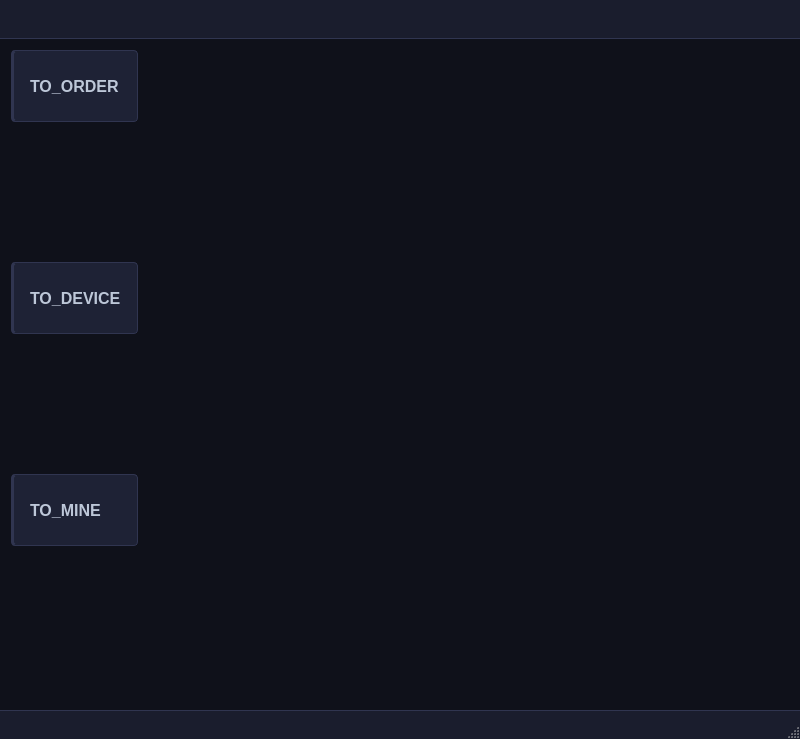
<?xml version="1.0" encoding="UTF-8"?>
<ui version="4.0">
 <class>MainWindow</class>
 <widget class="QMainWindow" name="MainWindow">
  <property name="geometry">
   <rect>
    <x>0</x>
    <y>0</y>
    <width>800</width>
    <height>739</height>
   </rect>
  </property>
  <property name="minimumSize">
   <size>
    <width>44</width>
    <height>0</height>
   </size>
  </property>
  <property name="windowTitle">
   <string>MainWindow</string>
  </property>
  <property name="styleSheet">
   <string notr="true">/* 全局样式 - 现代科技字体 */
* {
    font-family: &quot;Bahnschrift&quot;, &quot;Segoe UI&quot;, &quot;Arial&quot;, sans-serif;
    outline: none;
}

/* 主窗口 - 暗色科技背景 */
QMainWindow {
    background-color: #0f111a;
    color: #e0e0e0;
    border: none;
}

/* 中央窗口 - 高级渐变背景 */
QWidget#centralwidget {
    background: qlineargradient(x1:0, y1:0, x2:1, y2:1,
                               stop:0 #0f111a, 
                               stop:0.4 #141824, 
                               stop:1 #0f111a);
}

/* 菜单栏 - 现代工业头部 */
QMenuBar {
    background-color: #1a1d2d;
    border-bottom: 1px solid #303550;
    padding: 3px;
    min-height: 32px;
}

QMenuBar::item {
    background: transparent;
    color: #bdc7d8;
    padding: 6px 15px;
    margin: 1px 4px;
    border-radius: 3px;
}

QMenuBar::item:selected {
    background-color: rgba(71, 117, 229, 0.2);
    color: #4775e5;
}

/* 菜单 - 现代下拉面板 */
QMenu {
    background-color: #1a1d2d;
    border: 1px solid #303550;
    border-radius: 4px;
    padding: 5px 0;
}

QMenu::item {
    padding: 6px 32px 6px 20px;
    color: #bdc7d8;
}

QMenu::item:selected {
    background-color: rgba(71, 117, 229, 0.2);
    color: #4775e5;
}

QMenu::separator {
    height: 1px;
    background-color: #303550;
    margin: 4px 12px;
}

/* 状态栏 - 工业信息条 */
QStatusBar {
    background-color: #1a1d2d;
    color: #bdc7d8;
    border-top: 1px solid #303550;
    min-height: 28px;
}

/* 按钮 - 工业控制按钮 */
QPushButton {
    background-color: #1e2235;
    color: #bdc7d8;
    border: 1px solid #303550;
    border-radius: 4px;
    padding: 10px 16px;
    font-size: 12pt;
    font-weight: 500;
    text-align: left;
    min-height: 50px;
    
    /* 左侧高亮线 */
    border-left: 3px solid #303550;
}

QPushButton:hover {
    background-color: #272b40;
    color: #ffffff;
    border: 1px solid #3f466a;
    border-left: 3px solid #4775e5;
}

QPushButton:pressed {
    background-color: #1a1d2d;
    border: 1px solid #303550;
    border-left: 3px solid #4775e5;
    padding-left: 18px;
    padding-top: 12px;
}

QPushButton:checked {
    background-color: #23273c;
    color: #4775e5;
    border: 1px solid #303550;
    border-left: 3px solid #4775e5;
}

/* 辅助元素 */
QFrame[frameShape=&quot;4&quot;], /* VLine */
QFrame[frameShape=&quot;5&quot;] { /* HLine */
    background-color: #303550;
}

/* 提示工具 */
QToolTip {
    background-color: #1a1d2d;
    color: #bdc7d8;
    border: 1px solid #303550;
    border-radius: 4px;
    padding: 5px;
}

/* 滚动条 - 现代滚动条 */
QScrollBar:vertical {
    background: #1a1d2d;
    width: 8px;
    margin: 0px;
    border-radius: 4px;
}

QScrollBar::handle:vertical {
    background: #303550;
    min-height: 20px;
    border-radius: 4px;
}

QScrollBar::handle:vertical:hover {
    background: #4775e5;
}

QScrollBar::add-line:vertical, 
QScrollBar::sub-line:vertical {
    height: 0px;
}

QScrollBar::add-page:vertical, 
QScrollBar::sub-page:vertical {
    background: none;
}

/* 标签 */
QLabel {
    color: #bdc7d8;
}

/* 水平布局和垂直布局 */
QHBoxLayout, QVBoxLayout {
    padding: 0;
    margin: 0;
    spacing: 10px;
}
</string>
  </property>
  <widget class="QWidget" name="centralwidget">
   <layout class="QHBoxLayout" name="horizontalLayout">
    <item>
     <layout class="QVBoxLayout" name="verticalLayout">
      <property name="spacing">
       <number>140</number>
      </property>
      <property name="leftMargin">
       <number>2</number>
      </property>
      <property name="topMargin">
       <number>2</number>
      </property>
      <property name="rightMargin">
       <number>2</number>
      </property>
      <property name="bottomMargin">
       <number>2</number>
      </property>
      <item>
       <widget class="QPushButton" name="pushButton">
        <property name="sizePolicy">
         <sizepolicy hsizetype="Minimum" vsizetype="Minimum">
          <horstretch>0</horstretch>
          <verstretch>0</verstretch>
         </sizepolicy>
        </property>
        <property name="minimumSize">
         <size>
          <width>100</width>
          <height>72</height>
         </size>
        </property>
        <property name="text">
         <string>TO_ORDER</string>
        </property>
       </widget>
      </item>
      <item>
       <widget class="QPushButton" name="pushButton_2">
        <property name="sizePolicy">
         <sizepolicy hsizetype="Minimum" vsizetype="Minimum">
          <horstretch>0</horstretch>
          <verstretch>0</verstretch>
         </sizepolicy>
        </property>
        <property name="minimumSize">
         <size>
          <width>100</width>
          <height>72</height>
         </size>
        </property>
        <property name="text">
         <string>TO_DEVICE</string>
        </property>
       </widget>
      </item>
      <item>
       <widget class="QPushButton" name="pushButton_3">
        <property name="sizePolicy">
         <sizepolicy hsizetype="Minimum" vsizetype="Minimum">
          <horstretch>0</horstretch>
          <verstretch>0</verstretch>
         </sizepolicy>
        </property>
        <property name="minimumSize">
         <size>
          <width>100</width>
          <height>72</height>
         </size>
        </property>
        <property name="text">
         <string>TO_MINE</string>
        </property>
       </widget>
      </item>
      <item>
       <spacer name="verticalSpacer">
        <property name="orientation">
         <enum>Qt::Vertical</enum>
        </property>
        <property name="sizeHint" stdset="0">
         <size>
          <width>20</width>
          <height>40</height>
         </size>
        </property>
       </spacer>
      </item>
     </layout>
    </item>
    <item>
     <widget class="QStackedWidget" name="stackedWidget">
      <widget class="QWidget" name="page_3"/>
      <widget class="QWidget" name="page_4"/>
     </widget>
    </item>
   </layout>
  </widget>
  <widget class="QMenuBar" name="menubar">
   <property name="geometry">
    <rect>
     <x>0</x>
     <y>0</y>
     <width>800</width>
     <height>52</height>
    </rect>
   </property>
  </widget>
  <widget class="QStatusBar" name="statusbar"/>
 </widget>
 <resources/>
 <connections/>
</ui>
